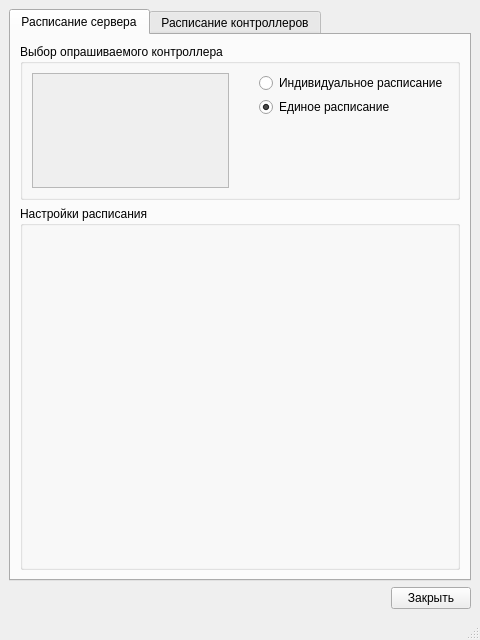
<?xml version="1.0" encoding="UTF-8"?>
<ui version="4.0">
 <class>scheduleWindow</class>
 <widget class="QMainWindow" name="scheduleWindow">
  <property name="geometry">
   <rect>
    <x>0</x>
    <y>0</y>
    <width>480</width>
    <height>640</height>
   </rect>
  </property>
  <property name="windowTitle">
   <string>Расписание</string>
  </property>
  <widget class="QWidget" name="centralwidget">
   <layout class="QVBoxLayout" name="verticalLayout">
    <item>
     <widget class="QTabWidget" name="deviceTypeTabWidget">
      <property name="currentIndex">
       <number>0</number>
      </property>
      <widget class="QWidget" name="server">
       <attribute name="title">
        <string>Расписание сервера</string>
       </attribute>
       <layout class="QVBoxLayout" name="verticalLayout_2" stretch="3,7">
        <item>
         <widget class="QGroupBox" name="groupBox">
          <property name="title">
           <string>Выбор опрашиваемого контроллера</string>
          </property>
          <layout class="QVBoxLayout" name="verticalLayout_4">
           <item>
            <layout class="QHBoxLayout" name="horizontalLayout_4">
             <property name="spacing">
              <number>30</number>
             </property>
             <item>
              <widget class="QListWidget" name="allowedIPListWidget">
               <property name="enabled">
                <bool>false</bool>
               </property>
              </widget>
             </item>
             <item>
              <layout class="QVBoxLayout" name="verticalLayout_3">
               <property name="spacing">
                <number>4</number>
               </property>
               <item>
                <widget class="QRadioButton" name="radioButton">
                 <property name="text">
                  <string>Индивидуальное расписание</string>
                 </property>
                </widget>
               </item>
               <item>
                <widget class="QRadioButton" name="radioButton_2">
                 <property name="text">
                  <string>Единое расписание</string>
                 </property>
                 <property name="checked">
                  <bool>true</bool>
                 </property>
                </widget>
               </item>
               <item>
                <spacer name="verticalSpacer">
                 <property name="orientation">
                  <enum>Qt::Vertical</enum>
                 </property>
                 <property name="sizeHint" stdset="0">
                  <size>
                   <width>20</width>
                   <height>40</height>
                  </size>
                 </property>
                </spacer>
               </item>
              </layout>
             </item>
            </layout>
           </item>
          </layout>
         </widget>
        </item>
        <item>
         <widget class="QGroupBox" name="groupBox_2">
          <property name="title">
           <string>Настройки расписания</string>
          </property>
         </widget>
        </item>
       </layout>
      </widget>
      <widget class="QWidget" name="controller">
       <attribute name="title">
        <string>Расписание контроллеров</string>
       </attribute>
      </widget>
     </widget>
    </item>
    <item>
     <layout class="QHBoxLayout" name="horizontalLayout">
      <item>
       <spacer name="horizontalSpacer">
        <property name="orientation">
         <enum>Qt::Horizontal</enum>
        </property>
        <property name="sizeHint" stdset="0">
         <size>
          <width>40</width>
          <height>20</height>
         </size>
        </property>
       </spacer>
      </item>
      <item>
       <widget class="QPushButton" name="closePushButton">
        <property name="text">
         <string>Закрыть</string>
        </property>
       </widget>
      </item>
     </layout>
    </item>
   </layout>
  </widget>
  <widget class="QMenuBar" name="menubar">
   <property name="geometry">
    <rect>
     <x>0</x>
     <y>0</y>
     <width>480</width>
     <height>21</height>
    </rect>
   </property>
  </widget>
  <widget class="QStatusBar" name="statusbar"/>
 </widget>
 <resources/>
 <connections/>
</ui>
